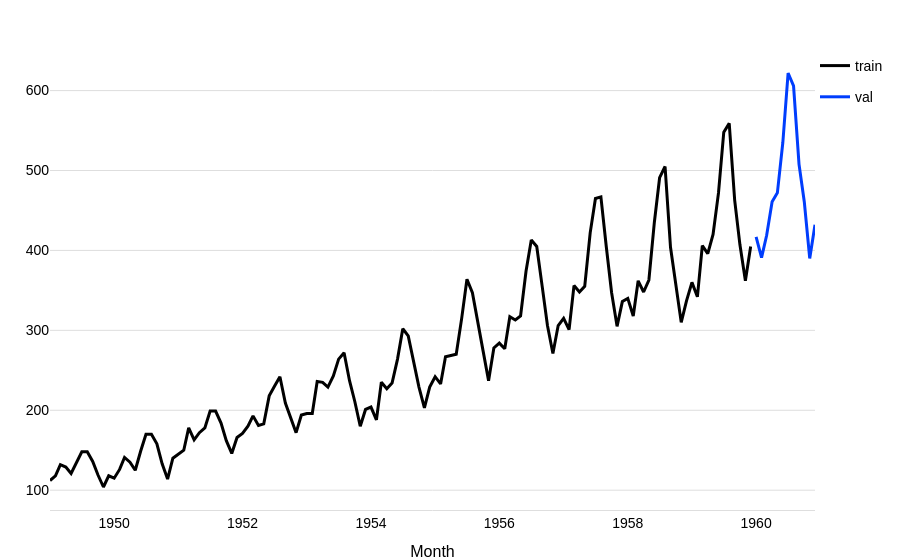

This figure's notebook cell:
### Markdown cell above
## 1. Quick Start

Let's start with a simple example using the **TiDE** model on the AirPassengers dataset.

### Code cell
series = AirPassengersDataset().load().astype("float32")

input_chunk_length = 24
output_chunk_length = 12

train, val = series[:-output_chunk_length], series[-output_chunk_length:]

fig = train.plotly(label="train")
fig = val.plotly(label="val", fig=fig)
fig.update_layout(**config)

### Figure 1 — Plotly figure (JSON) as saved in the notebook; plotly's stock layout.template omitted (floating-point values rounded to 4 significant figures; data arrays with more than 128 entries replaced by an {"elided": "..."} marker saying what was removed)
{"data": [{"hovertemplate": "<b>train</b>: %{y:.3g}<extra></extra>", "legendgroup": "train", "line": {"color": "#000000"}, "mode": "lines", "name": "train", "type": "scatter", "x": {"elided": "132 str values"}, "y": {"elided": "132 float values"}}, {"hovertemplate": "<b>val</b>: %{y:.3g}<extra></extra>", "legendgroup": "val", "line": {"color": "#003dfd"}, "mode": "lines", "name": "val", "type": "scatter", "x": ["1960-01-01T00:00:00.000000", "1960-02-01T00:00:00.000000", "1960-03-01T00:00:00.000000", "1960-04-01T00:00:00.000000", "1960-05-01T00:00:00.000000", "1960-06-01T00:00:00.000000", "1960-07-01T00:00:00.000000", "1960-08-01T00:00:00.000000", "1960-09-01T00:00:00.000000", "1960-10-01T00:00:00.000000", "1960-11-01T00:00:00.000000", "1960-12-01T00:00:00.000000"], "y": [417.0, 391.0, 419.0, 461.0, 472.0, 535.0, 622.0, 606.0, 508.0, 461.0, 390.0, 432.0]}], "layout": {"hovermode": "x unified", "legend": {"xanchor": "left"}, "title": {}, "xaxis": {"title": {"text": "Month"}}}}
